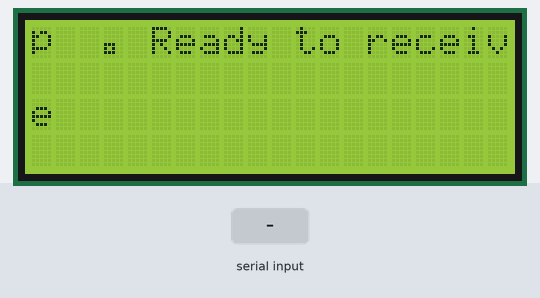
A sketch run on a simulated ESP32. On the bench: 20×4 character LCD. The inputs (shaded band) are chosen by the test bench. What the sketch prints to the serial monitor is not drawn.

Above: at 1.2 s.
At 5.6 s:
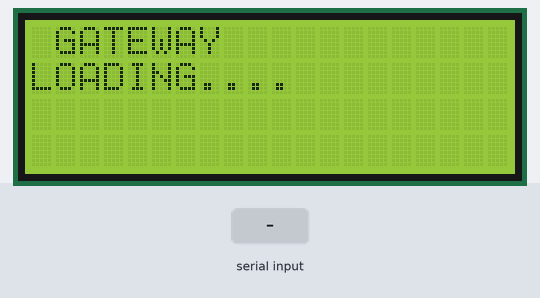
5.7 s: "1\n" received over the second serial link
At 8.5 s:
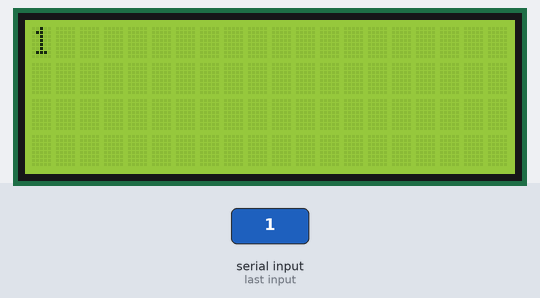
8.7 s: "0\n" received over the second serial link
At 9.3 s:
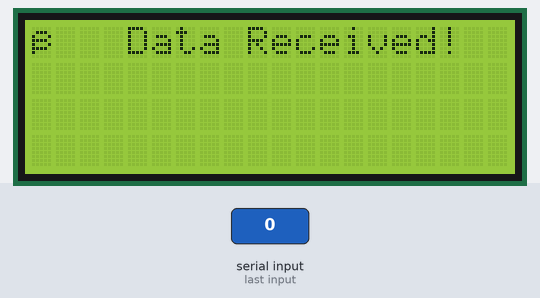
11.0 s: "2\n" received over the second serial link
At 12.4 s:
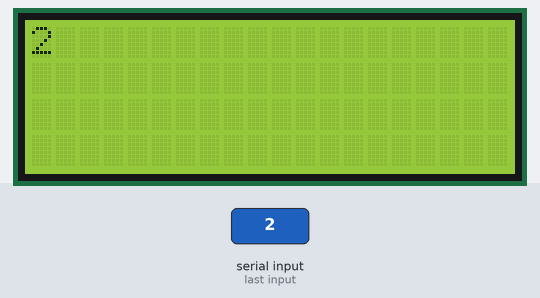
Timing chart, 0 to 14.0 s (numbered marks = the images above; inputs shaded):
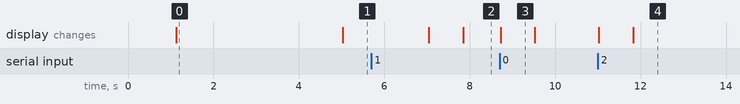

Measured:
- after the input at 5.7 s, the display: first changes after 1.3 s (image 2 shows a later state)
- after the input at 8.7 s, the display: changes at once (image 3)
- after the input at 11.0 s, the display: first changes at once (image 4 shows a later state)
- what the display in image 0 shows lasts 3.9 s, from 1.1 s to 5.0 s
- what the display in image 3 shows lasts 0.8 s, from 8.7 s to 9.5 s

The sketch:

LoraReceiver.ino
```cpp
#include <Wire.h>
#include <LiquidCrystal_I2C.h>
#include <HardwareSerial.h>

// ============================
// LCD & LoRa Configuration
// ============================
LiquidCrystal_I2C lcd(0x27, 20, 4);   // Adjust I2C address if needed (0x27 or 0x3F)
HardwareSerial LoRaSerial(2);         // Use UART2

#define LORA_RXD 28  // ESP32 RX (connect to LoRa TX)
#define LORA_TXD 25   // ESP32 TX (connect to LoRa RX)

String receivedData = "";
unsigned long lastReceiveTime = 0;

// ============================
// Setup
// ============================
void setup() {
  Serial.begin(115200);
  lcd.init();
  lcd.backlight();

  lcd.clear();
  lcd.setCursor(0, 0);
  lcd.print("🌡️ LoRa Receiver");
  lcd.setCursor(0, 1);
  lcd.print("Initializing...");

  // Initialize UART2 for LoRa
  LoRaSerial.begin(9600, SERIAL_8N1, LORA_RXD, LORA_TXD);
  delay(1000);

  lcd.clear();
  lcd.setCursor(0, 0);
  lcd.print("📡 Ready to receive");
  Serial.println("✅ Receiver ready! Waiting for data...");
}

// ============================
// Main Loop
// ============================
void loop() {
  // Check if LoRa has incoming data
  if (LoRaSerial.available()) {
    receivedData = LoRaSerial.readStringUntil('\n'); // Read full message
    receivedData.trim();

    if (receivedData.length() > 0) {
      lastReceiveTime = millis();

      // Print to Serial Monitor
      Serial.println("✅ Data received!");
      Serial.println(receivedData);
      Serial.println("----------------------------------");

      // Show confirmation on LCD
      lcd.clear();
      lcd.setCursor(0, 0);
      lcd.print("✅ Data Received!");
      delay(800);

      // Now display parsed information on LCD
      lcd.clear();

      // Split message into parts
      // Example: "Temp1:23.5C, Temp2:24.1C | PIR1:1, PIR2:0 | LDR1:2048, LDR2:1880 | Fan:ON"
      lcd.setCursor(0, 0);
      lcd.print(receivedData.substring(0, 20)); // line 1

      if (receivedData.length() > 20) {
        lcd.setCursor(0, 1);
        lcd.print(receivedData.substring(20, 40)); // line 2
      }

      if (receivedData.length() > 40) {
        lcd.setCursor(0, 2);
        lcd.print(receivedData.substring(40, 60)); // line 3
      }

      if (receivedData.length() > 60) {
        lcd.setCursor(0, 3);
        lcd.print(receivedData.substring(60, 80)); // line 4
      }
    }
  }

  // If no data received for 5 seconds, show waiting message
  if (millis() - lastReceiveTime > 5000) {
    lcd.clear();
    lcd.setCursor(0, 0);
    lcd.print(" GATEWAY");
    lcd.setCursor(0, 1);
    lcd.print("LOADING....");

    Serial.println("Waiting for LoRa data...");
    delay(2000);
  }
}
```
